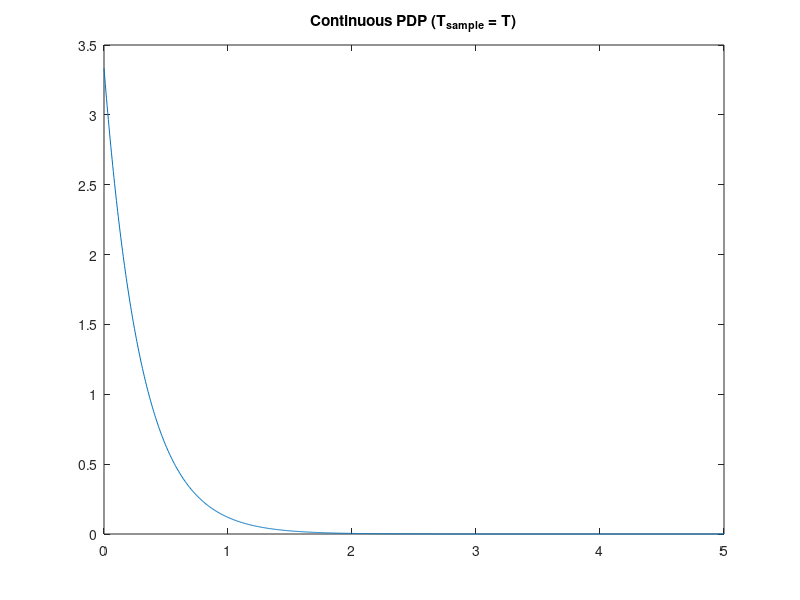
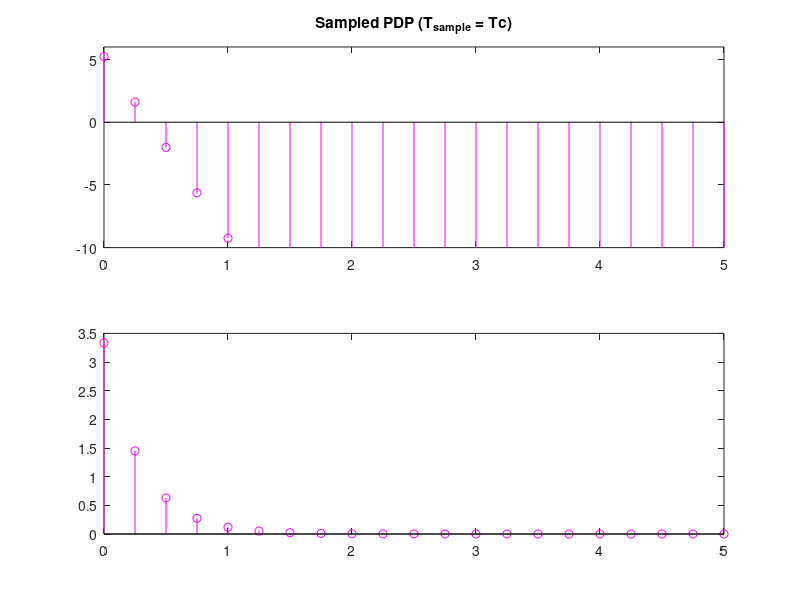
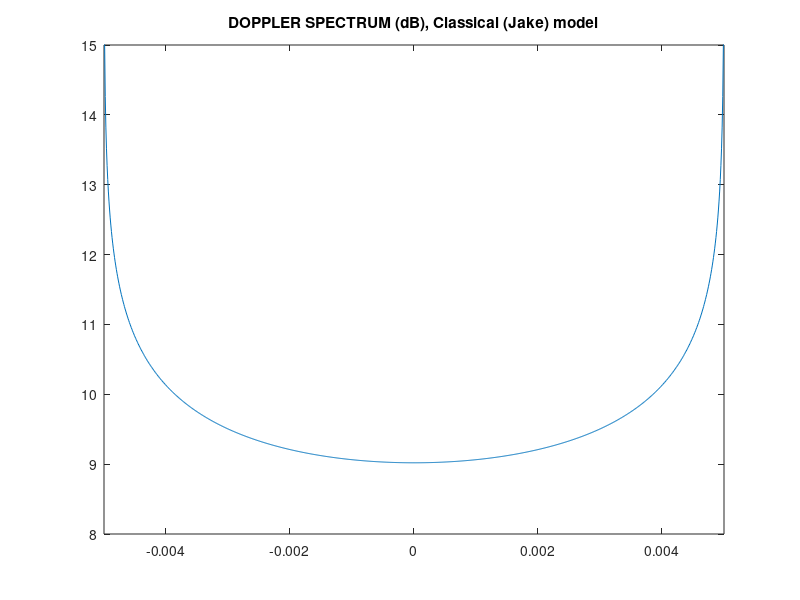

Source code (MATLAB) for these figures, in order:
clear all
close all
T = 1;      % Sampling time before interpolation
tau_rms = 0.3*T;       
tau = linspace(0, 5, 1000);
PDP_continuous = exp(-tau/tau_rms)./tau_rms;
figure
plot(tau, PDP_continuous);
title('Continuous PDP (T_{sample} = T)');

%I'll now sample the "continuous" PDP
Tc = (0.25*T);      %New sampling time
tau = 0:Tc:5;
PDP_sampled = exp(-tau/tau_rms)./tau_rms;
figure
subplot(2, 1, 1);
stem(tau, 10*log10(PDP_sampled), 'm');
axis([0 5 -10 6]);
title('Sampled PDP (T_{sample} = Tc)');
subplot(2, 1, 2);
stem(tau, PDP_sampled, 'm');

%Here we build a proper white noise with 0 mean and power = 1
w_i = wgn(1, 1000, 1, 'complex');
lin = linspace(0, 0.999, 1000);
fd = 5*10.^(-3);
f = linspace(-fd, fd, 1001);
sqrt_D = zeros(1, 1001);
for i = 1:1001
sqrt_D(i) = sqrt((1/(pi*fd*sqrt(1-(f(i)/fd).^2))).*(abs(f(i)) <= fd));
end
figure
plot(f, 10*log10(sqrt_D));
title('DOPPLER SPECTRUM (dB), Classical (Jake) model');
axis([-fd fd 8 15]);
